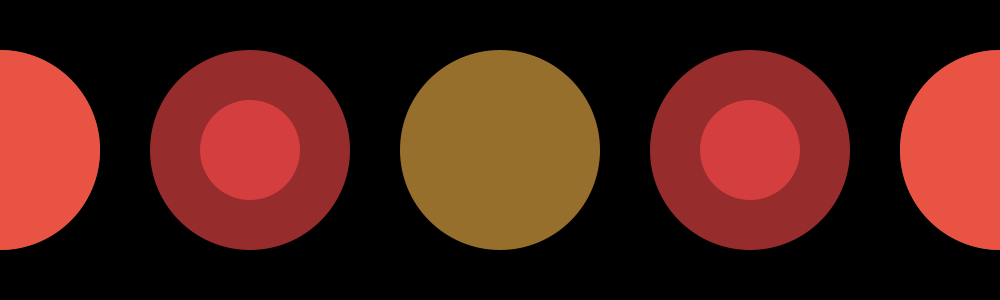
Frame 1 (no input)
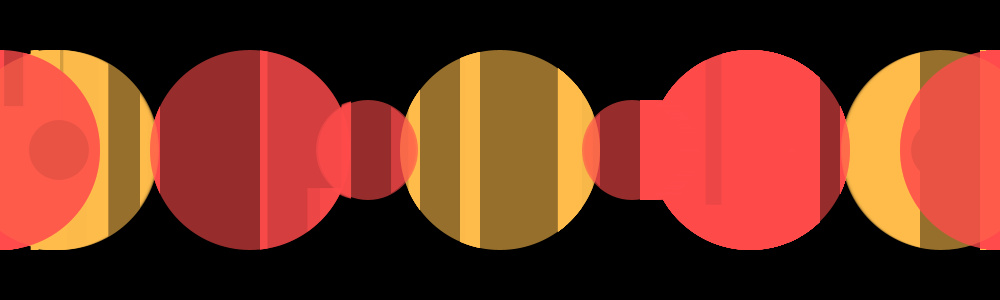
Frame 60 (the mouse pressed at the canvas centre just before this capture)
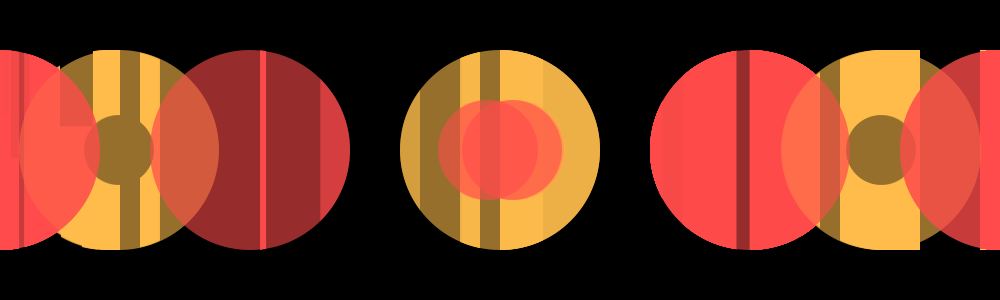
Frame 120 (the mouse held since frame 60 and released just before this capture)

The Processing sketch that drew these frames (run headless with seeded random() and noise(); from frame 60 on, the mouse is pressed at the canvas centre):

// Processing sketch: processing_71398
// ── processing_71398.pde


int circleX = 0;
int circleY = 150;
int circleA = 1000;
int circleB = 150;
int circleS = 250;
int circleD = 150;
int circleF = 750;
int circleG = 150;
float circleColour = 0;
float change = 1.5;
float circleSize = 50;
float circleH = random(0,200);

void setup() {
  size (1000, 300);
  smooth();
  frameRate(60);
  
  background(mouseX*mouseY);
  
  
}

void draw() {

  //background(mouseX*mouseY);
fill(255);
strokeWeight(20);
line(100,100,300,300);
line(random(100),100,random(300),300);
line(100,100,600,700);

 
 //rectangle
 fill(0);
 rectMode(CORNER);

 rect(random(20),random(0),random(20),random(300));
 rect(60,0,random(40),random(300));
 rect(120,0,20,300);
 rect(160,0,100,300);
 rect(280,0,random(80),random(300));
 rect(420,0,40,300);
 rect(480,0,20,300);
 rect(random(520),random(0),40,300);
 rect(600,0,40,300);
 rect(random(680),random(0),40,300);
 rect(random(760),random(0),40,300);
 rect(820,0,20,300);
 rect(random(860),random(0),20,300);
 rect(random(900),random(0),random(20),random(300));
 
 rect(920,0,20,300);
 rect(940,0,40,300);
 
 
  noStroke();
  //fill(circleColour);
  fill(0);
  ellipse(circleX,circleY,circleSize,circleSize);
  //fill (circleColour);
  ellipse(circleA,circleB,circleSize,circleSize);
  
  

  
  
  //circle
  noStroke();
  //yellow circles
  fill(#ffbd4b,150);
  ellipse(500,150,200,200);
  
  ellipse(circleX,circleY,200,200);
  ellipse(circleA,circleB,200,200);
  
  //red circles
  //middle 2
  fill(#ff4b4b,150);
  ellipse(250,150,200,200);
  ellipse(750,150,200,200);
  
  ellipse(circleS,circleD,100,100);
  ellipse(circleF,circleG,100,100);
   
  //end circles 
   fill(#ff4b4b,200);
  ellipse(1000,150,200,200);
  ellipse(0,150,200,200);
  
  //fill(#ffbd4c,150);
  //ellipse(random(1000),random(300),50,50);

  
  
  
  // Display rectangle with CENTER mode
  noFill();
  rectMode(CENTER);
  rect(0,0,25,200);
  ellipse(0,0,25,100);
  
 
  
 

 circleX = circleX+1;
  circleA = circleA-1;
 circleColour = circleColour + change;
 circleSize = circleSize + change/9;
 circleS = circleS+2;
 circleF = circleF-2;

 
 
}

void mousePressed() {
  
  background(255);
}
